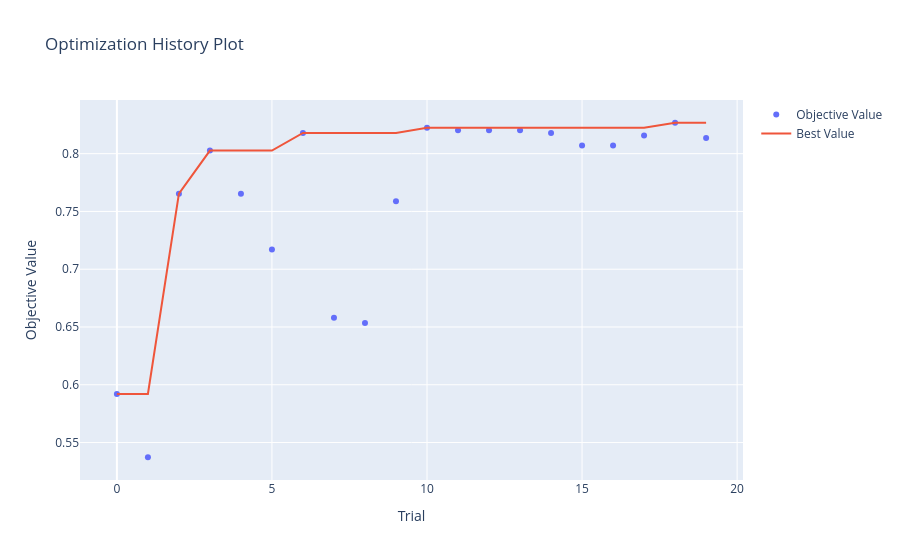
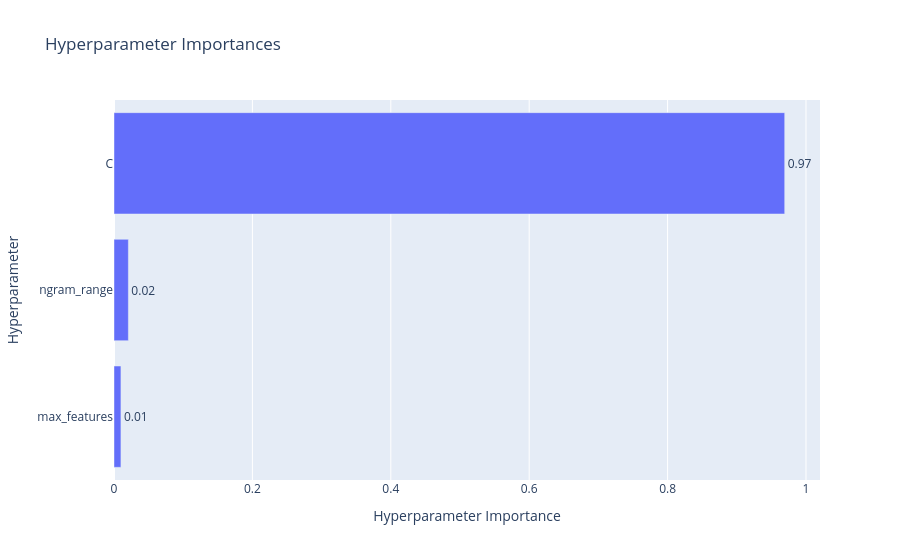

Write notebook code for charts like these, in order.
### Code cell
import optuna.visualization as vis

vis.plot_optimization_history(study).show()
vis.plot_param_importances(study).show()

### Figure 1 — Plotly figure (JSON) as saved in the notebook; plotly's stock layout.template omitted (floating-point values rounded to 4 significant figures)
{"data": [{"mode": "markers", "name": "Objective Value", "type": "scatter", "x": [0, 1, 2, 3, 4, 5, 6, 7, 8, 9, 10, 11, 12, 13, 14, 15, 16, 17, 18, 19], "y": [0.5921, 0.5373, 0.7654, 0.8026, 0.7654, 0.7171, 0.818, 0.6579, 0.6535, 0.7588, 0.8224, 0.8202, 0.8202, 0.8202, 0.818, 0.807, 0.807, 0.8158, 0.8268, 0.8136]}, {"mode": "lines", "name": "Best Value", "type": "scatter", "x": [0, 1, 2, 3, 4, 5, 6, 7, 8, 9, 10, 11, 12, 13, 14, 15, 16, 17, 18, 19], "y": [0.5921, 0.5921, 0.7654, 0.8026, 0.8026, 0.8026, 0.818, 0.818, 0.818, 0.818, 0.8224, 0.8224, 0.8224, 0.8224, 0.8224, 0.8224, 0.8224, 0.8224, 0.8268, 0.8268]}, {"marker": {"color": "#cccccc"}, "mode": "markers", "name": "Infeasible Trial", "showlegend": false, "type": "scatter", "x": [], "y": []}], "layout": {"title": {"text": "Optimization History Plot"}, "xaxis": {"title": {"text": "Trial"}}, "yaxis": {"title": {"text": "Objective Value"}}}}

### Figure 2 — Plotly figure (JSON) as saved in the notebook; plotly's stock layout.template omitted (floating-point values rounded to 4 significant figures)
{"data": [{"cliponaxis": false, "hovertemplate": ["max_features (IntDistribution): 0.010011893087631573<extra></extra>", "ngram_range (CategoricalDistribution): 0.020751496061694297<extra></extra>", "C (FloatDistribution): 0.9692366108506743<extra></extra>"], "name": "Objective Value", "orientation": "h", "text": ["0.01", "0.02", "0.97"], "textposition": "outside", "type": "bar", "x": [0.01001, 0.02075, 0.9692], "y": ["max_features", "ngram_range", "C"]}], "layout": {"title": {"text": "Hyperparameter Importances"}, "xaxis": {"title": {"text": "Hyperparameter Importance"}}, "yaxis": {"title": {"text": "Hyperparameter"}}}}
